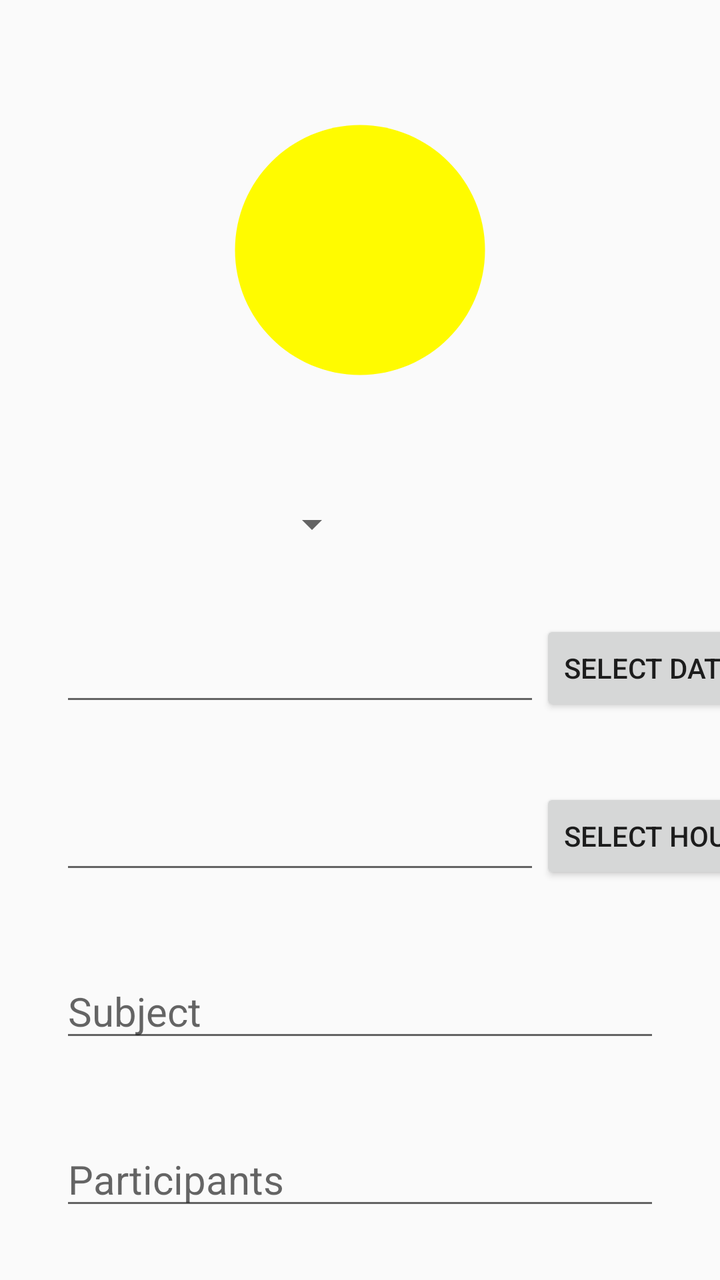
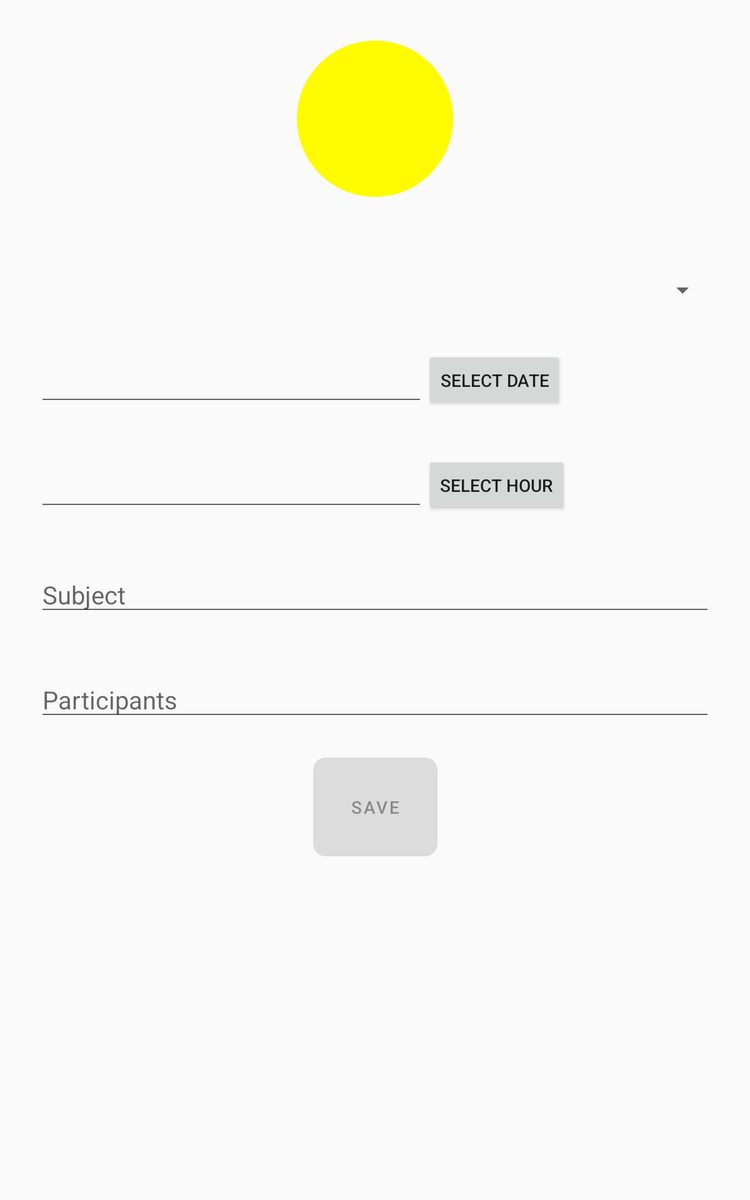

The same Android screen from two of the app's own layout files: first res/layout/ as a phone draws it, then the repository's variant for another configuration, drawn on a device whose configuration selects that folder. Both files follow.
<!-- AndroidManifest.xml: application theme AppTheme -->
<!-- res/layout/activity_add_meeting.xml -->
<?xml version="1.0" encoding="utf-8"?>
<androidx.constraintlayout.widget.ConstraintLayout xmlns:android="http://schemas.android.com/apk/res/android"
    xmlns:app="http://schemas.android.com/apk/res-auto"
    xmlns:tools="http://schemas.android.com/tools"
    android:layout_width="match_parent"
    android:layout_height="match_parent"
    tools:context=".ui.meeting_list.AddMeetingActivity">

    <ImageButton
        android:id="@+id/add_color"
        android:layout_width="150dp"
        android:layout_height="150dp"
        app:layout_constraintTop_toTopOf="parent"
        app:layout_constraintStart_toStartOf="parent"
        app:layout_constraintEnd_toEndOf="parent"
        android:layout_marginTop="50dp"
        android:background="@drawable/ic_lens" />

    <Spinner
        android:id="@+id/spinner_location"
        android:layout_width="150dp"
        android:layout_height="wrap_content"
        app:layout_constraintTop_toBottomOf="@+id/add_color"
        app:layout_constraintStart_toStartOf="parent"
        android:layout_marginTop="50dp"
        android:layout_marginLeft="30dp"
        android:textSize="20sp"/>

    <EditText
        android:id="@+id/select_date"
        android:layout_width="240dp"
        android:layout_height="wrap_content"
        app:layout_constraintTop_toBottomOf="@+id/spinner_location"
        app:layout_constraintStart_toStartOf="parent"
        android:layout_marginTop="40dp"
        android:layout_marginLeft="30dp"
        android:textSize="20sp" />

    <Button
        android:id="@+id/button_date"
        android:layout_width="wrap_content"
        android:layout_height="wrap_content"
        app:layout_constraintBottom_toBottomOf="@id/select_date"
        app:layout_constraintStart_toEndOf="@id/select_date"
        android:text="Select date"/>

    <EditText
        android:id="@+id/select_hour"
        android:layout_width="240dp"
        android:layout_height="wrap_content"
        app:layout_constraintTop_toBottomOf="@+id/select_date"
        app:layout_constraintStart_toStartOf="parent"
        android:layout_marginTop="40dp"
        android:layout_marginLeft="30dp"
        android:textSize="20sp" />

    <Button
        android:id="@+id/button_hour"
        android:layout_width="wrap_content"
        android:layout_height="wrap_content"
        app:layout_constraintBottom_toBottomOf="@+id/select_hour"
        app:layout_constraintStart_toEndOf="@id/select_hour"
        android:text="Select hour"/>


    <com.google.android.material.textfield.TextInputEditText
        android:id="@+id/add_subject"
        android:layout_width="match_parent"
        android:layout_height="wrap_content"
        app:layout_constraintTop_toBottomOf="@+id/select_hour"
        app:layout_constraintStart_toStartOf="parent"
        app:layout_constraintEnd_toEndOf="parent"
        android:layout_marginTop="40dp"
        android:layout_marginLeft="30dp"
        android:layout_marginRight="30dp"
        android:textSize="20sp"
        android:hint="Subject"/>

    <com.google.android.material.textfield.TextInputEditText
        android:id="@+id/add_participants"
        android:layout_width="match_parent"
        android:layout_height="wrap_content"
        app:layout_constraintTop_toBottomOf="@+id/add_subject"
        app:layout_constraintStart_toStartOf="parent"
        app:layout_constraintEnd_toEndOf="parent"
        android:layout_marginTop="40dp"
        android:layout_marginLeft="30dp"
        android:layout_marginRight="30dp"
        android:textSize="20sp"
        android:hint="Participants"/>

    <com.google.android.material.button.MaterialButton
        android:id="@+id/add_save"
        android:layout_width="wrap_content"
        android:layout_height="wrap_content"
        app:layout_constraintTop_toBottomOf="@+id/add_participants"
        app:layout_constraintStart_toStartOf="parent"
        app:layout_constraintEnd_toEndOf="parent"
        android:layout_marginTop="30dp"
        android:padding="30dp"
        android:enabled="false"
        android:gravity="center"
        app:cornerRadius="100dp"
        android:theme="@style/Theme.MyApp"
        android:text="save" />





</androidx.constraintlayout.widget.ConstraintLayout>
<!-- resources referenced by this layout -->
<resources>
  <!-- drawable ic_lens (drawable) -->
  <vector xmlns:android="http://schemas.android.com/apk/res/android"
          android:width="@dimen/drawable_size"
          android:height="@dimen/drawable_size"
          android:tint="#FFFB00"
          android:viewportWidth="24.0"
          android:viewportHeight="24.0">
      <path
          android:fillColor="#FFFB00"
          android:pathData="M12,2C6.48,2 2,6.48 2,12s4.48,10 10,10 10,-4.48 10,-10S17.52,2 12,2z"/>
  </vector>
  <style name="Theme.MyApp" parent="Theme.MaterialComponents.Light" />
  <style name="AppTheme" parent="Theme.AppCompat.Light.DarkActionBar">
  
          
          <item name="colorPrimary">@color/colorPrimary</item>
          <item name="colorPrimaryDark">@color/colorPrimaryDark</item>
          <item name="colorAccent">@color/colorAccent</item>
      </style>
  <dimen name="drawable_size">150dp</dimen>
</resources>
<!-- res/layout-large/activity_add_meeting.xml (the repository's variant of the layout above) -->
<!-- drawn on a 7-inch tablet held upright -->
<?xml version="1.0" encoding="utf-8"?>
<androidx.constraintlayout.widget.ConstraintLayout xmlns:android="http://schemas.android.com/apk/res/android"
    xmlns:app="http://schemas.android.com/apk/res-auto"
    xmlns:tools="http://schemas.android.com/tools"
    android:layout_width="match_parent"
    android:layout_height="match_parent"
    tools:context=".ui.meeting_list.AddMeetingActivity">

    <ImageButton
        android:id="@+id/add_color"
        android:layout_width="150dp"
        android:layout_height="150dp"
        app:layout_constraintTop_toTopOf="parent"
        app:layout_constraintStart_toStartOf="parent"
        app:layout_constraintEnd_toEndOf="parent"
        android:layout_marginTop="20dp"
        android:background="@drawable/ic_lens"/>


    <Spinner
        android:id="@+id/spinner_location"
        android:layout_width="match_parent"
        android:layout_height="wrap_content"
        app:layout_constraintTop_toBottomOf="@+id/add_color"
        app:layout_constraintStart_toStartOf="parent"
        app:layout_constraintEnd_toEndOf="parent"
        android:layout_marginTop="50dp"
        android:layout_marginLeft="30dp"
        android:layout_marginRight="30dp"
        android:textSize="20sp" />

    <EditText
        android:id="@+id/select_date"
        android:layout_width="310dp"
        android:layout_height="wrap_content"
        app:layout_constraintTop_toBottomOf="@+id/spinner_location"
        app:layout_constraintStart_toStartOf="parent"
        android:layout_marginTop="40dp"
        android:layout_marginLeft="30dp"
        android:layout_marginRight="30dp"
        android:textSize="20sp" />

    <Button
        android:id="@+id/button_date"
        android:layout_width="wrap_content"
        android:layout_height="wrap_content"
        app:layout_constraintBottom_toBottomOf="@id/select_date"
        app:layout_constraintStart_toEndOf="@id/select_date"
        android:text="Select date"/>

    <com.google.android.material.textfield.TextInputEditText
        android:id="@+id/select_hour"
        android:layout_width="310dp"
        android:layout_height="wrap_content"
        app:layout_constraintTop_toBottomOf="@+id/select_date"
        app:layout_constraintStart_toStartOf="parent"
        android:layout_marginTop="40dp"
       android:layout_marginLeft="30dp"
        android:layout_marginRight="30dp"
        android:textSize="20sp" />

    <Button
        android:id="@+id/button_hour"
        android:layout_width="wrap_content"
        android:layout_height="wrap_content"
        app:layout_constraintBottom_toBottomOf="@+id/select_hour"
        app:layout_constraintStart_toEndOf="@id/select_hour"
        android:text="Select hour"/>

    <com.google.android.material.textfield.TextInputEditText
        android:id="@+id/add_subject"
        android:layout_width="match_parent"
        android:layout_height="wrap_content"
        app:layout_constraintTop_toBottomOf="@+id/select_hour"
        app:layout_constraintStart_toStartOf="parent"
        app:layout_constraintEnd_toEndOf="parent"
        android:layout_marginTop="40dp"
        android:layout_marginLeft="30dp"
        android:layout_marginRight="30dp"
        android:textSize="20sp"
        android:hint="Subject"/>

    <com.google.android.material.textfield.TextInputEditText
        android:id="@+id/add_participants"
        android:layout_width="match_parent"
        android:layout_height="wrap_content"
        app:layout_constraintTop_toBottomOf="@+id/add_subject"
        app:layout_constraintStart_toStartOf="parent"
        app:layout_constraintEnd_toEndOf="parent"
        android:layout_marginTop="40dp"
        android:layout_marginLeft="30dp"
        android:layout_marginRight="30dp"
        android:textSize="20sp"
        android:hint="Participants"/>

    <com.google.android.material.button.MaterialButton
        android:id="@+id/add_save"
        android:layout_width="wrap_content"
        android:layout_height="wrap_content"
        app:layout_constraintTop_toBottomOf="@+id/add_participants"
        app:layout_constraintStart_toStartOf="parent"
        app:layout_constraintEnd_toEndOf="parent"
        android:layout_marginTop="20dp"
        android:padding="30dp"
        android:enabled="false"
        android:gravity="center"
        app:cornerRadius="10dp"
        android:theme="@style/Theme.MyApp"
        android:text="save" />





</androidx.constraintlayout.widget.ConstraintLayout>
<!-- resources referenced by the variant -->
<!-- as a 7-inch tablet held upright resolves them -->
<resources>
  <!-- drawable ic_lens (drawable) -->
  <vector xmlns:android="http://schemas.android.com/apk/res/android"
          android:width="@dimen/drawable_size"
          android:height="@dimen/drawable_size"
          android:tint="#FFFB00"
          android:viewportWidth="24.0"
          android:viewportHeight="24.0">
      <path
          android:fillColor="#FFFB00"
          android:pathData="M12,2C6.48,2 2,6.48 2,12s4.48,10 10,10 10,-4.48 10,-10S17.52,2 12,2z"/>
  </vector>
  <style name="Theme.MyApp" parent="Theme.MaterialComponents.Light" />
  <style name="AppTheme" parent="Theme.AppCompat.Light.DarkActionBar">
  
          
          <item name="colorPrimary">@color/colorPrimary</item>
          <item name="colorPrimaryDark">@color/colorPrimaryDark</item>
          <item name="colorAccent">@color/colorAccent</item>
      </style>
  <!-- from res/values-large/ -->
  <dimen name="drawable_size">150dp</dimen>
</resources>
